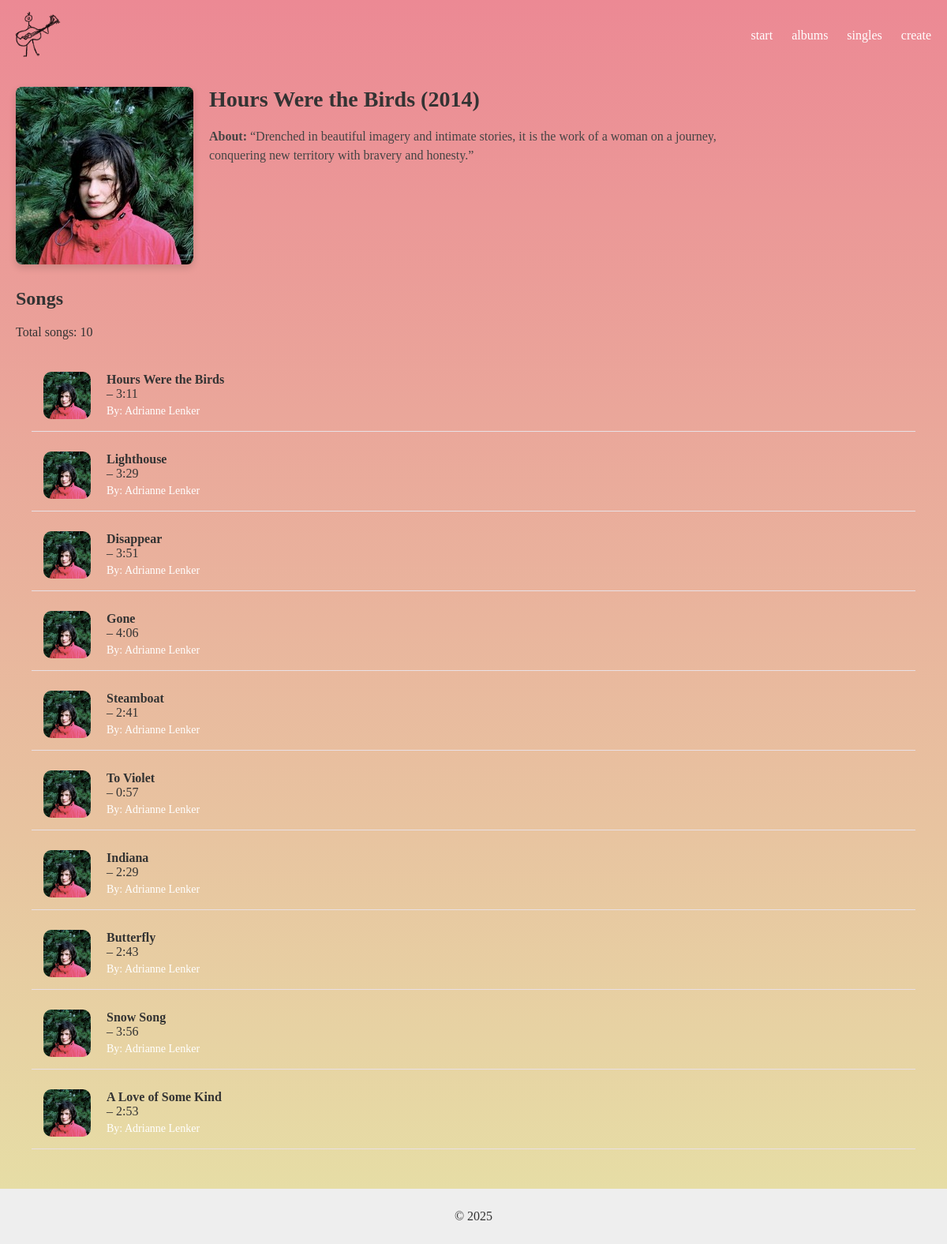
Page /albums/1 on the committed database.
### tables this page shows
CREATE TABLE albums (
	id INTEGER NOT NULL PRIMARY KEY AUTOINCREMENT,
	name TEXT NOT NULL,
	songnum INTEGER NOT NULL,
	releaseyear INTEGER NOT NULL,
	coverimg TEXT
);

CREATE TABLE details (
    id INTEGER PRIMARY KEY AUTOINCREMENT,
    album_id INTEGER,
    album_info TEXT,
    FOREIGN KEY (album_id) REFERENCES albums(id)
);

CREATE TABLE allsongs (
    id INTEGER PRIMARY KEY AUTOINCREMENT,
    name TEXT,
    length TEXT,
    image TEXT,
    authors TEXT,
    album_id INTEGER,
    FOREIGN KEY (album_id) REFERENCES albums(id)
);

### app.py (the view)
@app.route('/albums/<int:album_id>')
def album_detail(album_id):
    conn = sqlite3.connect('musicAL.db')
    conn.row_factory = sqlite3.Row
    cur = conn.cursor()
    cur.execute("SELECT * FROM albums WHERE id = ?", (album_id,))
    album = cur.fetchone()
    cur.execute("SELECT album_info FROM details WHERE album_id = ?", (album_id,))
    album_info = cur.fetchone()
    cur.execute("SELECT * FROM allsongs WHERE album_id = ?", (album_id,))
    songs = cur.fetchall()
    conn.close()
    return render_template('album_detail.html', album=album, album_info=album_info, album_songs=songs)

### templates/album_detail.html (shortened to what this page needs)
{% extends "base.html" %}
{% block content %}
<head>
    <link rel="stylesheet" href="{{ url_for('static', filename='songc.css') }}">
</head>
<div class="album-header">
    <img class="album-cover" src="{{ url_for('static', filename='images/albumc/' + album['coverimg']) }}" alt="{{ album['name'] }}">
    <div class="album-details">
        <h1>{{ album['name'] }} ({{ album['releaseyear'] }})</h1>
        {% if album_info %}
            <p><strong>About:</strong> {{ album_info['album_info'] }}</p>
        {% else %}
            <p>No additional information available for this album.</p>
        {% endif %}
    </div>
</div>
<h2>Songs</h2>
<p>Total songs: {{ album_songs|length }}</p>
<ul>
    {% for song in album_songs %}
        <li>
            <img src="{{ url_for('static', filename='images/albumc/' + song['image']) }}" alt="{{ song['name'] }}">
            <div class="song-info">
                <strong>{{ song['name'] }}</strong> – {{ song['length'] }}<br>
                <span>By: {{ song['authors'] }}</span>
            </div>
        </li>
    {% else %}
        <li>No songs found for this album.</li>
    {% endfor %}
</ul>
{% endblock %}

### static/style.css (style rules this page uses)
body { font-family: Georgia, 'Times New Roman', Times, serif; background: linear-gradient(to bottom, #ec8994, #e6e1a6); color: #333; margin: 0; padding: 0; display: flex; flex-direction: column; min-height: 100vh; }
ul { list-style-type: none; }

### static/songc.css (style rules this page uses)
ul { list-style-type: none; padding: 10px; margin: 10px; }
ul li { display: flex; align-items: center; border-bottom: 1px solid #e9e0e5; padding: 15px; margin-bottom: 10px; transition: background-color 0.3s ease; }
ul li img { width: 60px; height: 60px; margin-right: 20px; border-radius: 10px; }
.song-info { display: flex; flex-direction: column; flex-grow: 1; }
.song-info strong { font-size: 16px; font-weight: bold; color: #333; }
.song-info span { font-size: 14px; color: #ffffff; margin-top: 5px; }
.album-header { display: flex; gap: 20px; align-items: flex-start; margin-bottom: 30px; }
.album-cover { max-width: 250px; height: auto; border-radius: 8px; box-shadow: 0 4px 10px rgba(0, 0, 0, 0.15); }
.album-details { max-width: 700px; }
.album-details h1 { margin-top: 0; font-size: 28px; }
.album-details p { font-size: 16px; line-height: 1.5; color: #444; }

### rows in the picture
albums: coverimg (picture), name "Hours Were the Birds", releaseyear "2014"
details: album_info "“Drenched in beautiful imagery and intimate stories, it is the work of a woman on a journey, conquering new territory with bravery and honesty.”"
allsongs: image (picture), name "Hours Were the Birds", length "3:11", authors "Adrianne Lenker"
allsongs: image (picture), name "Lighthouse", length "3:29", authors "Adrianne Lenker"
allsongs: image (picture), name "Disappear", length "3:51", authors "Adrianne Lenker"
allsongs: image (picture), name "Gone", length "4:06", authors "Adrianne Lenker"
allsongs: image (picture), name "Steamboat", length "2:41", authors "Adrianne Lenker"
allsongs: image (picture), name "To Violet", length "0:57", authors "Adrianne Lenker"
allsongs: image (picture), name "Indiana", length "2:29", authors "Adrianne Lenker"
allsongs: image (picture), name "Butterfly", length "2:43", authors "Adrianne Lenker"
allsongs: image (picture), name "Snow Song", length "3:56", authors "Adrianne Lenker"
allsongs: image (picture), name "A Love of Some Kind", length "2:53", authors "Adrianne Lenker"

### other values in the picture
{{ album_songs|length }} "10"
{{ 2025 }} "2025"
